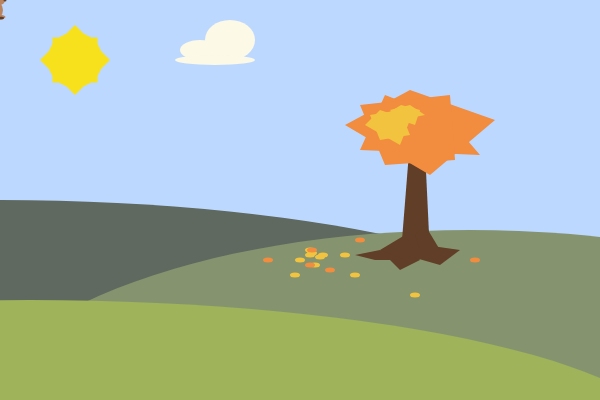
Frame 1 (no input)
Frame 60 (no input): identical to frame 1, image omitted
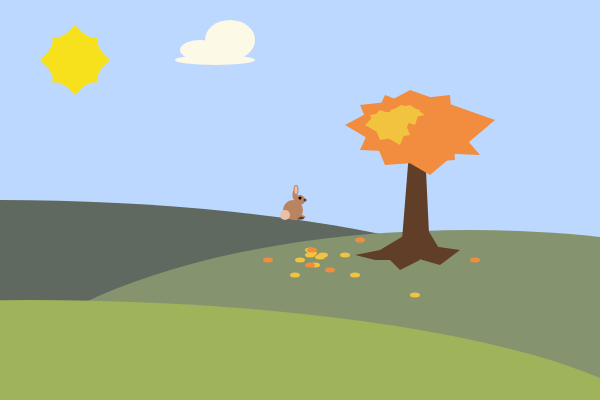
Frame 120 (the mouse pressed at the canvas centre since frame 60)

The p5.js sketch that drew these frames (run headless with seeded random() and noise() and a simulated clock; from frame 60 on, the mouse is pressed at the canvas centre):

// p5.js sketch
// ── sketch.js
function setup() {
  createCanvas(600, 400);

  // Hide my cursor to see Rabbit
noCursor();
}

function draw() {
  
    background(189,216,255)
  // Background
  fill(95,105,95)
   noStroke()
    ellipse(0,350,1200,300)

  // Midground
  fill(133,148,111)
    ellipse(470,430,1000,400)

  // Foreground
  fill(159,179,90)
   ellipse(30,450,1300,300)

  // Cloud
  fill(252,249,231)
    ellipse(200,50,40,20)
    ellipse(230,40,50,40)
    ellipse(215,60,80,10)

  // Sun
  fill(247,225,29)
   circle(75,60,55)
   quad(75,95,110,60,75,25,40,60)
   square(52.5,37.5,45)

  // Tree Trunk
  fill(97,62,39)
  quad(410,140,425,150,430,255,400,265)
  quad(405,235,380,250,400,270,420,260)
  quad(425,245,460,250,440,265,405,255)
  quad(380,250,355,255,375,260,405,260)
  quad(425,225,440,250,420,250,415,235)

  // Tree Foliage
  fill(242,140,63)
    quad(345,125,410,90,495,120,430,175)
    quad(360,150,385,95,450,120,480,155)
    quad(450,95,455,160,385,165,360,105)
  fill(242,195,63)
    quad(365,125,380,110,410,120,400,145)
    quad(400,110,410,135,380,140,370,115)
    quad(385,115,401,105,420,110,415,125)
    quad(390,110,410,105,425,115,400,120)

  // Fallen Leaves
    ellipse(310,250,10,5)
    ellipse(315,265,10,5)
    ellipse(310,255,10,5)
    ellipse(312,253,10,5)
    ellipse(345,255,10,5)
    ellipse(320,257,10,5)
    ellipse(323,255,10,5)
    ellipse(300,260,10,5)
    ellipse(295,275,10,5)
    ellipse(355,275,10,5)
    ellipse(415,295,10,5)
  fill(242,140,63)
    ellipse(312,250,10,5)
    ellipse(310,265,10,5)
    ellipse(330,270,10,5)
    ellipse(360,240,10,5)
    ellipse(268,260,10,5)
    ellipse(475,260,10,5)

  // Squirrel
  fill(186,132,96)
    circle(mouseX,mouseY,10)
    ellipse(mouseX-5,mouseY+10,10,20)
    ellipse(mouseX-4,mouseY-10,5,10)
    ellipse(mouseX-5,mouseY-5,5,10)
    ellipse(mouseX-3,mouseY+17,17,5)
  fill(0)
    circle(mouseX,mouseY-2,3)
  fill(97,62,39)
    circle(mouseX+5,mouseY,3)
    ellipse(mouseX,mouseY+18,8,3)
  fill(186,132,96)
    circle(mouseX-7,mouseY+10,20)
  fill(232,193,167)
    circle(mouseX-15,mouseY+15,10)
    ellipse(mouseX-4,mouseY-10,3,8)

   // Show mouse position
   fill(0)
   textSize(16);
   //text("Mouse X: "+round(mouseX)+" Mouse Y:"+round(mouseY), mouseX, mouseY+30);
}
